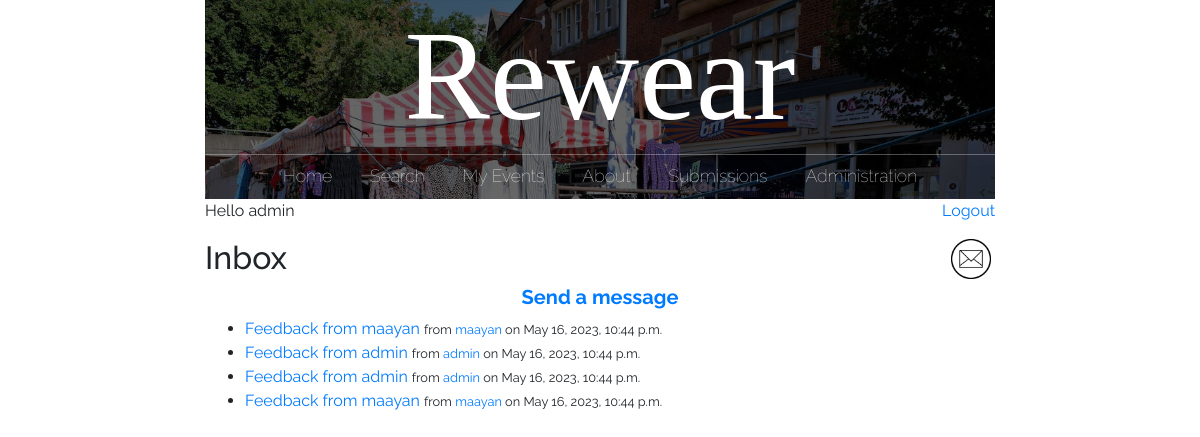
The app's page /inbox/ (signed in), older data.
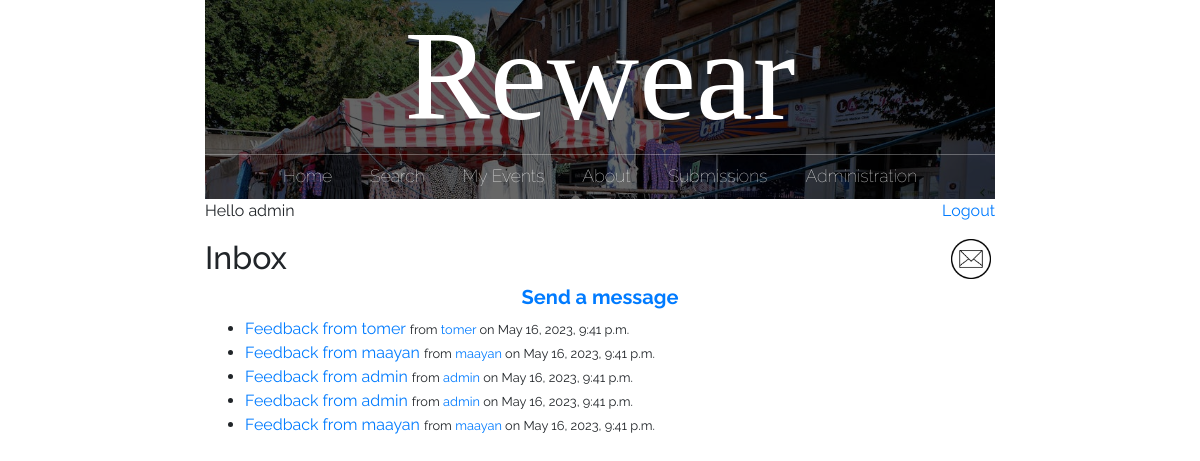
The same page, newer data.
### main/models.py (models this page shows)
class Message(models.Model):
    sender = models.ForeignKey(User, on_delete=models.CASCADE, related_name='sent_messages')
    recipient = models.ForeignKey(User, on_delete=models.CASCADE, related_name='received_messages')
    subject = models.CharField(max_length=255)
    body = models.TextField()
    from django.utils import timezone
    created_at = models.DateTimeField(default=timezone.now)
    is_read = models.BooleanField(default=False)

### main/views.py (the view)
# urls.py: path("inbox/", views.inbox, name="inbox"),
@login_required
def inbox(request):
    messages = Message.objects.filter(recipient=request.user)
    new_mail = new_messages(request.user.username)
    return render(request, 'main/inbox.html', {'messages': messages, 'new_mail': new_mail})

### main/views.py (called while the page is built)
def new_messages(username):
    try:
        messages = Message.objects.filter(recipient=User.objects.filter(username=username)[0])
        for m in messages:
            if not m.is_read:
                return True
        return False
    except:
        return False

### main/templates/main/inbox.html
{% extends 'main/base.html' %}
{% block content %}
  <h2>Inbox</h2>
  <center>
    <a href="/send_message/"><h5><b>Send a message</b></h5></a>
  </center>
  {% if messages %}
    <ul>
      {% for message in messages reversed %}
        <li{% if not message.is_read %} style="font-weight: bold;"{% endif %}>
          <a href="/message_detail/{{message.id}}">
            {% if not message.is_read %}
              <big><b>{{ message.subject }}</b></big>
            {% else %}
              {{ message.subject }}
            {% endif %}
          </a>
          {% if not message.is_read %}
            from <a href="/profile/{{ message.sender.username }}">{{ message.sender.username }}</a> on {{ message.created_at }}
          {% else %}
            <small>from <a href="/profile/{{ message.sender.username }}">{{ message.sender.username }}</a> on {{ message.created_at }}</small>
          {% endif %}
        </li>
      {% endfor %}
    </ul>
  {% else %}
    <p>No messages.</p>
  {% endif %}
{% endblock %}

### main/templates/main/base.html (shortened to what this page needs)
{% load static %}
<!doctype html>
<html>
	<head>
		<link rel="stylesheet" href="https://stackpath.bootstrapcdn.com/bootstrap/4.3.1/css/bootstrap.min.css">
		<link rel="stylesheet" href="{% static 'css/styles.css' %}">
	</head>
	<body>
	<div id = "content", name = "content">
		<div class="row justify-content-center">
			<div class="col-8">
			<center>
					<header class="main-header">
						<h1 class="header-name header-name-large">Rewear</h1>
						<nav class="nav main-nav">
							<ul>
								<li><a href="/">Home</a></li>
								{% if user.is_authenticated %}
									<li><a href="/search_page/">Search</a></li>
									<li><a href="/my_events/{{request.user.id}}">My Events</a></li>
								{% endif %}
								<li><a href="/about/">About</a></li>
								{% if user.is_authenticated and user.is_superuser %}
									<li><a href="/submissions/">Submissions
									</a></li>
									<li><a href="/admin/">Administration</a></li>
								{% elif user.is_authenticated and user.is_active%}
								<li><a href="/profile/">My Profile</a></li>
								{% endif %}
							</ul>
						</nav>
					</header>
			</center>
			{% if user.is_authenticated %}
			<p style="text-align:left;">
				<td><left>Hello {{request.user.username}}</left></td>
				<span style="float:right;">
					<td><right><a href="/logout">Logout</a></right></td>
				</span>
			</p>
			<p>
				<span style="float:right;">
					{% if new_mail %}
						<a href="/inbox" style="text-decoration:none">
							<img src='{% static "media/new_mail.png" %}' alt="inbox" height=40px width=40px>&nbsp;
						</a>
					{% else %}
						<a href="/inbox" style="text-decoration:none">
							<img src='{% static "media/mail_icon.png" %}' alt="inbox" height=40px width=40px>&nbsp;
						</a>
					{% endif %}
				</span>
			</p>
			{% endif %}
				{% block content %}
				{% endblock %}
			</div>
		</div>
	</div>
	</body>
</html>

### static/css/styles.css (style rules this page uses)
* { box-sizing: border-box; font-family: Raleway; }
html, body { margin: 0; padding: 0; }
.nav ul { margin: 0; padding: 0; }
.nav li { display: inline; }
.nav a { display: inline-block; padding: .5em; color: white; text-decoration: none; }
.main-nav { text-align: center; font-size: 1.1em; font-weight: lighter; display: inline; }
.main-nav li { padding: 0 1%; }
.main-header { background-color: rgba(0, 0, 0, .6); background-image: url("../media/Header Background.jpeg"); background-blend-mode: multiply; background-size: cover; }
.header-name { text-align: center; margin: 0; font-size: 4em; font-family: "Arvo"; font-weight: normal; color: white; border-bottom: 1px solid rgba(255, 255, 255, .3) }
.header-name-large { font-size: 8em; }

Row changes from the older to the newer data that the page shows:
added Message: subject "Feedback from tomer", sender.username "tomer", created_at "May 16, 2023, 9:41 p.m."
changed Message (number 2 of 5 on the later page): created_at "May 16, 2023, 10:44 p.m." → "May 16, 2023, 9:41 p.m."
changed Message (number 3 of 5 on the later page): created_at "May 16, 2023, 10:44 p.m." → "May 16, 2023, 9:41 p.m."
changed Message (number 4 of 5 on the later page): created_at "May 16, 2023, 10:44 p.m." → "May 16, 2023, 9:41 p.m."
changed Message (number 5 of 5 on the later page): created_at "May 16, 2023, 10:44 p.m." → "May 16, 2023, 9:41 p.m."
